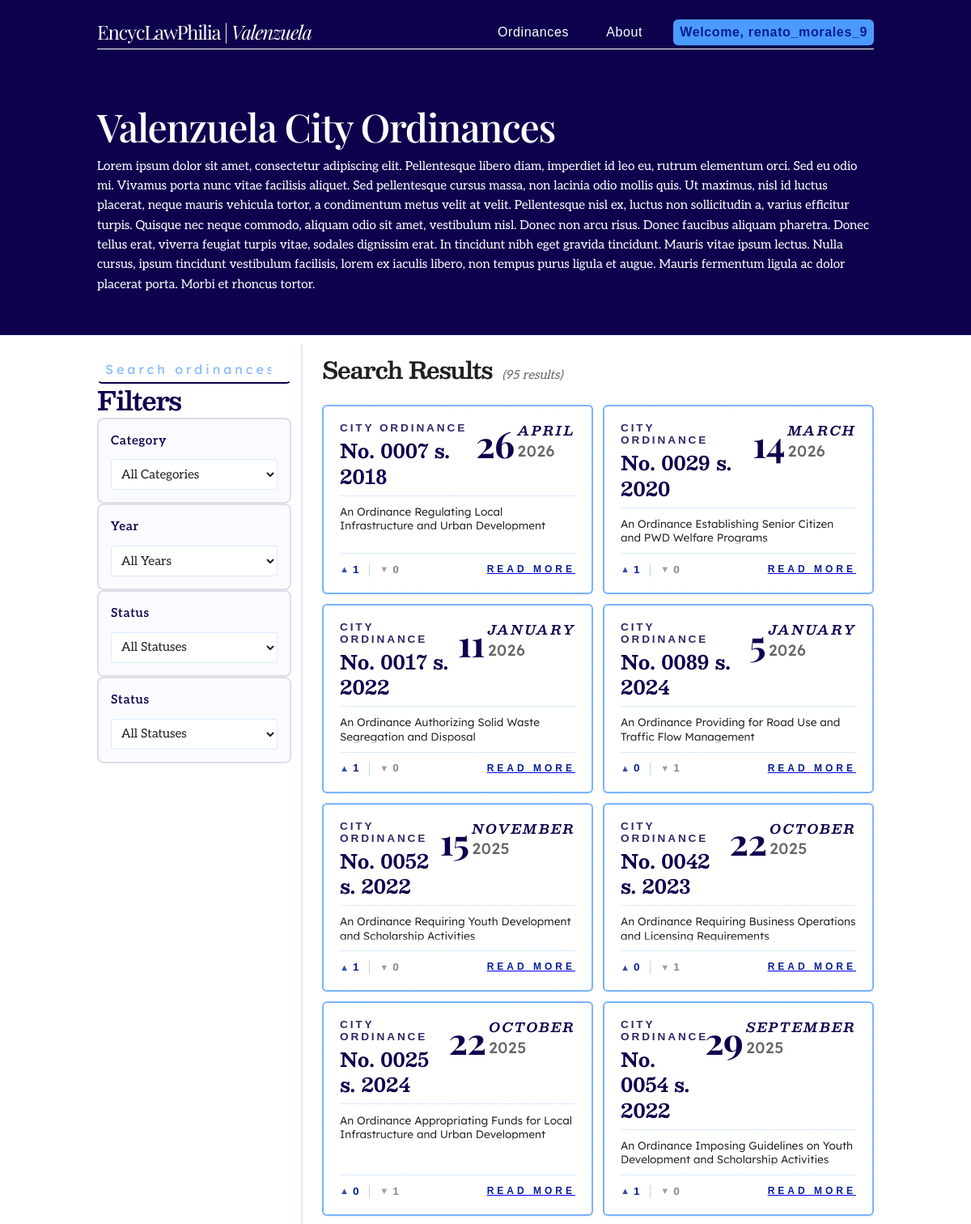
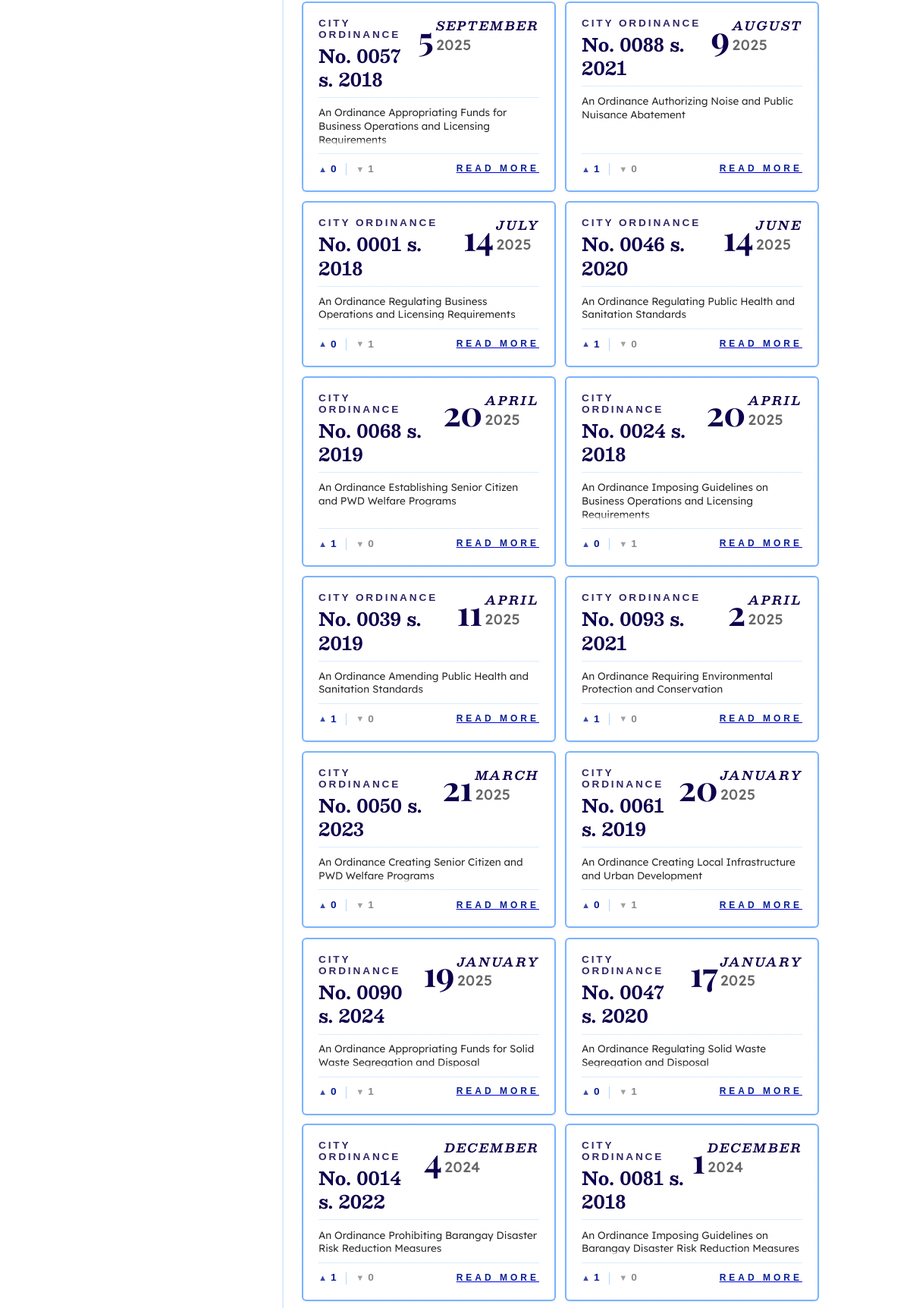
/browse.php (signed in, upper part), run on the app's committed database (2 pictures, top to bottom).
### tables this page shows
CREATE TABLE Ordinances (
    ordinance_id        INT             NOT NULL AUTO_INCREMENT,
    ordinance_number    VARCHAR(50)     NOT NULL,
    title               VARCHAR(255)    NOT NULL,
    author_sponsor      VARCHAR(150)    NOT NULL,
    series_year         VARCHAR(10)     NOT NULL,
    category_id         INT                 NULL,    
    barangay_id         INT                 NULL,    
    status              ENUM(
                            'Pending',
                            'Active',
                            'Repealed',
                            'Amended'
                        )               NOT NULL DEFAULT 'Pending',  
    date_enacted        DATETIME            NULL,    
    pdf_file            VARCHAR(255)        NULL,    
    created_at          DATETIME        NOT NULL DEFAULT CURRENT_TIMESTAMP,
    updated_at          DATETIME        NOT NULL DEFAULT CURRENT_TIMESTAMP
                                        ON UPDATE CURRENT_TIMESTAMP,
    summary             TEXT                NULL,    
    full_text           LONGTEXT            NULL,    
    archived_at         DATETIME            NULL,    

    CONSTRAINT pk_ordinances        PRIMARY KEY (ordinance_id),
    CONSTRAINT uq_ordinances_number UNIQUE (ordinance_number),
    CONSTRAINT fk_ordinances_category
        FOREIGN KEY (category_id) REFERENCES Categories (category_id)
        ON UPDATE CASCADE ON DELETE SET NULL,
    CONSTRAINT fk_ordinances_barangay
        FOREIGN KEY (barangay_id) REFERENCES Barangays (barangay_id)
        ON UPDATE CASCADE ON DELETE SET NULL
);

### php/procedures.php (called while the page is built, shortened)
<?php
function getOrdinancesByTitle(PDO $pdo, string $searchKeyword): array
{
    $sql = "
        WITH MetricAggregations AS (
            SELECT
                rel.ordinance_id,
                SUM(CASE WHEN rel.reaction_type = 'like' THEN 1 ELSE 0 END) AS total_likes,
                SUM(CASE WHEN rel.reaction_type = 'dislike' THEN 1 ELSE 0 END) AS total_dislikes
            FROM
                Ordinance_Reactions rel
            GROUP BY
                rel.ordinance_id
        )
        SELECT
            ord.ordinance_id,
            SUBSTRING(ord.ordinance_number, 5) AS ordinance_number,
            ord.title,
            ord.series_year,
            IFNULL(DAY(ord.date_enacted), '') AS enactment_day,
            IFNULL(MONTHNAME(ord.date_enacted), '') AS enactment_month,
            IFNULL(YEAR(ord.date_enacted), ord.series_year) AS enactment_year,
            ord.status,
            COALESCE(metrics.total_likes, 0) AS like_count,
            COALESCE(metrics.total_dislikes, 0) AS dislike_count
        FROM
            Ordinances ord
        LEFT JOIN
            MetricAggregations metrics ON ord.ordinance_id = metrics.ordinance_id
        WHERE
            ord.title LIKE :search_pattern
            AND ord.archived_at IS NULL
        ORDER BY
            ord.date_enacted DESC,
            ord.ordinance_id DESC;
    ";
    try {
        $stmt = $pdo->prepare($sql);
        $searchPattern = '%' . $searchKeyword . '%';
        $stmt->execute([':search_pattern' => $searchPattern]);
        $rawResults = $stmt->fetchAll(PDO::FETCH_ASSOC);
        $normalizedResults = [];
        foreach ($rawResults as $row) {
            $normalizedResults[] = [
                'ordinance_id'     => (int)$row['ordinance_id'],
                'ordinance_number' => $row['ordinance_number'],
                'title'            => $row['title'],
                'series_year'      => (int)$row['series_year'],
                'enactment_day'    => $row['enactment_day'] !== '' ? (int)$row['enactment_day'] : null,
                'enactment_month'  => $row['enactment_month'],
                'enactment_year'   => (int)$row['enactment_year'],
                'status'           => $row['status'],
                'like_count'       => (int)$row['like_count'],
                'dislike_count'    => (int)$row['dislike_count']
            ];
        }
        return $normalizedResults;
    } catch (PDOException $e) {
        error_log("Database execution error within getOrdinancesByTitle: " . $e->getMessage());
        throw $e;
    }
}

### browse.php (the view, shortened to what this page needs)
<?php
require_once 'php/procedures.php';
$search_keyword = isset($_GET['q']) ? trim($_GET['q']) : '';
$safe_search_keyword = htmlspecialchars($search_keyword, ENT_QUOTES, 'UTF-8');
$results = [];
if ($search_keyword !== '') {
    $pdo = getDatabaseConnection();
    $results = getOrdinancesByTitle($pdo, $safe_search_keyword);
    echo "<script>console.log(" . json_encode($results) . ");</script>";
    echo "<script>console.log('Hello world');</script>";
} else {
    $pdo = getDatabaseConnection();
    $results = getOrdinancesByTitle($pdo, $safe_search_keyword);
}
require_once 'fragments/head.php';
require_once 'php/helpers/view_components.php';
?>
<body>
    <?php require_once 'fragments/header.php'; ?>
    <main class="browse">
        <div class="subhero" id="browse-subhero">
            <div class="subhero-content">
                <h1>Valenzuela City Ordinances</h1>
                <p>Lorem ipsum dolor sit amet, consectetur adipiscing elit. Pellentesque libero diam, imperdiet id leo eu, rutrum elementum orci. Sed eu odio mi. Vivamus porta nunc vitae facilisis aliquet. Sed pellentesque cursus massa, non lacinia odio mollis quis. Ut maximus, nisl id luctus placerat, neque mauris vehicula tortor, a condimentum metus velit at velit. Pellentesque nisl ex, luctus non sollicitudin a, varius efficitur turpis. Quisque nec neque commodo, aliquam odio sit amet, vestibulum nisl. Donec non arcu risus. Donec faucibus aliquam pharetra. Donec tellus erat, viverra feugiat turpis vitae, sodales dignissim erat. In tincidunt nibh eget gravida tincidunt. Mauris vitae ipsum lectus. Nulla cursus, ipsum tincidunt vestibulum facilisis, lorem ex iaculis libero, non tempus purus ligula et augue. Mauris fermentum ligula ac dolor placerat porta. Morbi et rhoncus tortor.</p>
            </div>
        </div>
        <div class="columns-split">
            <aside class="sidebar-column" id="sidebar-column">
                <div class="sidebar-content">
                    <form class="search-bar mini" action="browse.php" method="get">
                        <input
                            type="search"
                            id="browse-pg-search-bar"
                            name="q"
                            placeholder="Search ordinances..."
                            aria-label="Search within results"
                            autocomplete="off"
                            inputmode="search" />
                    </form>
                    <h2>Filters</h2>
                    <div class="filter-group">
                        <label for="category-filter">Category</label>
                        <select id="category-filter">
                            <option>All Categories</option>
                        </select>
                    </div>
                    <div class="filter-group">
                        <label for="year-filter">Year</label>
                        <select id="year-filter">
                            <option>All Years</option>
                        </select>
                    </div>
                    <div class="filter-group">
                        <label for="status-filter">Status</label>
                        <select id="status-filter">
                            <option>All Statuses</option>
                        </select>
                    </div>
                    <div class="filter-group">
                        <label for="status-filter">Status</label>
                        <select id="status-filter">
                            <option>All Statuses</option>
                        </select>
                    </div>
                </div>
            </aside>
            <section class="results-content" id="browse-all-ordinances">
                <div class="results-header">
                    <h2 class="results-header-title">Search Results for <?php echo $safe_search_keyword; ?></h2>
                    <span class="result-count" id="result-count">(<?php echo count($results); ?> results)</span>
                </div>
                <div class="flex-grid" id="results-grid">
                    <?php if (!empty($results)): ?>
                        <?php foreach ($results as $row): ?>
                            <div class="content-card">
                                <div class="content-card-header">
                                    <div class="card-label-group">
                                        <span class="card-type">City Ordinance</span>
                                        <span class="numeral-and-series">
                                            No. <?php echo htmlspecialchars($row['ordinance_number'], ENT_QUOTES, 'UTF-8'); ?>
                                            s. <?php echo htmlspecialchars($row['series_year'], ENT_QUOTES, 'UTF-8'); ?></span>
                                    </div>
                                    <div class="date">
                                        <span class="date-day"><?php echo htmlspecialchars($row['enactment_day'], ENT_QUOTES, 'UTF-8'); ?></span>
                                        <div class="date-meta">
                                            <span class="date-month"><?php echo htmlspecialchars($row['enactment_month'], ENT_QUOTES, 'UTF-8'); ?></span>
                                            <span class="date-year"><?php echo htmlspecialchars($row['enactment_year'], ENT_QUOTES, 'UTF-8'); ?></span>
                                        </div>
                                    </div>
                                </div>
                                <div class="preview-container">
                                    <div class="preview-text">
                                    </div>
                                </div>
                                <div class="card-footer">
                                    <div class="card-engagement">
                                        <span class="engagement-item likes">
                                            <span class="engagement-icon">▲</span>
                                            <span class="engagement-count">
                                                <?php echo htmlspecialchars($row['like_count'], ENT_QUOTES, 'UTF-8'); ?>
                                            </span>
                                        </span>
                                        <span class="engagement-item dislikes">
                                            <span class="engagement-icon">▼</span>
                                            <span class="engagement-count">
                                                <?php echo htmlspecialchars($row['dislike_count'], ENT_QUOTES, 'UTF-8'); ?>
                                            </span>
                                        </span>
                                    </div>
                                    <?php renderOrdinanceRedirectLink((int)$row['ordinance_id']); ?>
                                </div>
                            </div>
                        <?php endforeach; ?>
                    <?php else: ?>
                        <div class="no-results">
                            <p>No matching items found. Try adjusting your keywords.</p>
                        </div>
                    <?php endif; ?>
                </div>
            </section>
        </div>
    </main>
</body>
</html>
</body>
</html>

### php/helpers/view_components.php
<?php
function renderOrdinanceRedirectLink(int $ordinanceId): void
{
    ?>
    <a href="ordinance.php?id=<?= $ordinanceId ?>">
        <p class="link">Read More</p>
    </a>
    <?php
}

### data on the page
ordinances: ordinance_number "0007", series_year "2018", enactment_day "26", enactment_month "APRIL", enactment_year "2026", like_count "1", dislike_count "0"
ordinances: ordinance_number "0029", series_year "2020", enactment_day "14", enactment_month "MARCH", enactment_year "2026", like_count "1", dislike_count "0"
ordinances: ordinance_number "0017", series_year "2022", enactment_day "11", enactment_month "JANUARY", enactment_year "2026", like_count "1", dislike_count "0"
ordinances: ordinance_number "0089", series_year "2024", enactment_day "5", enactment_month "JANUARY", enactment_year "2026", like_count "0", dislike_count "1"
ordinances: ordinance_number "0052", series_year "2022", enactment_day "15", enactment_month "NOVEMBER", enactment_year "2025", like_count "1", dislike_count "0"
ordinances: ordinance_number "0042", series_year "2023", enactment_day "22", enactment_month "OCTOBER", enactment_year "2025", like_count "0", dislike_count "1"
ordinances: ordinance_number "0025", series_year "2024", enactment_day "22", enactment_month "OCTOBER", enactment_year "2025", like_count "0", dislike_count "1"
ordinances: ordinance_number "0054", series_year "2022", enactment_day "29", enactment_month "SEPTEMBER", enactment_year "2025", like_count "1", dislike_count "0"
ordinances: ordinance_number "0057", series_year "2018", enactment_day "5", enactment_month "SEPTEMBER", enactment_year "2025", like_count "0", dislike_count "1"
ordinances: ordinance_number "0088", series_year "2021", enactment_day "9", enactment_month "AUGUST", enactment_year "2025", like_count "1", dislike_count "0"
ordinances: ordinance_number "0001", series_year "2018", enactment_day "14", enactment_month "JULY", enactment_year "2025", like_count "0", dislike_count "1"
ordinances: ordinance_number "0046", series_year "2020", enactment_day "14", enactment_month "JUNE", enactment_year "2025", like_count "1", dislike_count "0"
ordinances: ordinance_number "0068", series_year "2019", enactment_day "20", enactment_month "APRIL", enactment_year "2025", like_count "1", dislike_count "0"
ordinances: ordinance_number "0024", series_year "2018", enactment_day "20", enactment_month "APRIL", enactment_year "2025", like_count "0", dislike_count "1"
ordinances: ordinance_number "0039", series_year "2019", enactment_day "11", enactment_month "APRIL", enactment_year "2025", like_count "1", dislike_count "0"
ordinances: ordinance_number "0093", series_year "2021", enactment_day "2", enactment_month "APRIL", enactment_year "2025", like_count "1", dislike_count "0"
ordinances: ordinance_number "0050", series_year "2023", enactment_day "21", enactment_month "MARCH", enactment_year "2025", like_count "0", dislike_count "1"
ordinances: ordinance_number "0061", series_year "2019", enactment_day "20", enactment_month "JANUARY", enactment_year "2025", like_count "0", dislike_count "1"
ordinances: ordinance_number "0090", series_year "2024", enactment_day "19", enactment_month "JANUARY", enactment_year "2025", like_count "0", dislike_count "1"
ordinances: ordinance_number "0047", series_year "2020", enactment_day "17", enactment_month "JANUARY", enactment_year "2025", like_count "0", dislike_count "1"
ordinances: ordinance_number "0014", series_year "2022", enactment_day "4", enactment_month "DECEMBER", enactment_year "2024", like_count "1", dislike_count "0"
ordinances: ordinance_number "0081", series_year "2018", enactment_day "1", enactment_month "DECEMBER", enactment_year "2024", like_count "1", dislike_count "0"

### other printed values
$_SESSION['username'] "renato_morales_9"
count($results) "95"
